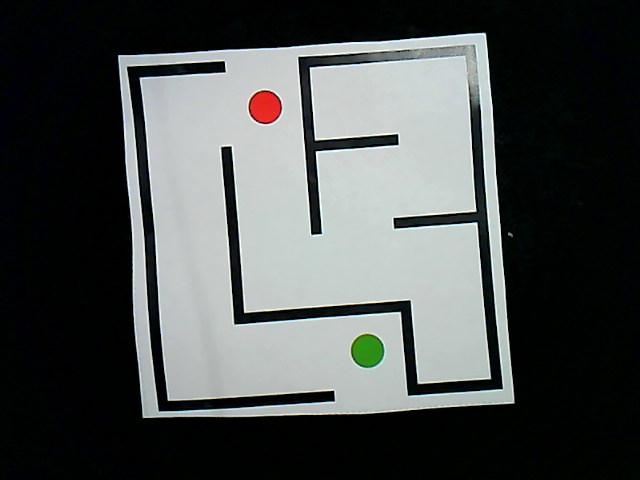
#> input picture Lab5/part_2_maze_solution/data/01_camera_capture.png, 640 x 480 px, found by its file name
$ python 05_unwrap_and_overlay_path.py
#> lines starting #> are read from the running program, lines starting #| are printed output that depends on the picture; after the words box and inside, x2 and y2 are one past the last pixel; in counts of white or black regions, pixels touching at a corner belong together
#!/usr/bin/env python3

import argparse
import json
import os
from typing import Tuple, List, Dict, Any
import numpy as np
import cv2


def order_corners(pts: np.ndarray) -> np.ndarray:
    """Ensure TL, TR, BR, BL order."""
    pts = pts.reshape(4, 2).astype(np.float32)
    s = pts.sum(axis=1)
    d = np.diff(pts, axis=1).reshape(-1)
    tl = pts[np.argmin(s)]
    br = pts[np.argmax(s)]
    tr = pts[np.argmin(d)]
    bl = pts[np.argmax(d)]
    return np.array([tl, tr, br, bl], dtype=np.float32)


def read_corners_json(path: str) -> Tuple[np.ndarray, str]:
    """
    Returns: (corners TL,TR,BR,BL as float32 4x2), original_image_path
    """
    with open(path, "r", encoding="utf-8") as f:
#> (reads Lab5/part_2_maze_solution/data/01_camera_capture_corners.json from the repository)
        data = json.load(f)

    if isinstance(data, dict):
        if "corners" in data:
            tl = data["corners"]["TL"]
            tr = data["corners"]["TR"]
            br = data["corners"]["BR"]
            bl = data["corners"]["BL"]
            corners = np.array([tl, tr, br, bl], dtype=np.float32)
        elif all(k in data for k in ("TL", "TR", "BR", "BL")):
            corners = np.array([data["TL"], data["TR"], data["BR"], data["BL"]], dtype=np.float32)
        else:
            raise ValueError("Corners JSON must contain 'corners':{TL,TR,BR,BL} or root-level TL/TR/BR/BL.")

        img_path = data.get("input", "")
        if not isinstance(img_path, str) or not img_path:
            raise ValueError("Corners JSON must include original image path in 'input'.")
    else:
        raise ValueError("Invalid corners JSON root object.")

    return order_corners(corners), img_path


def read_path_json(path: str) -> Dict[str, Any]:
    with open(path, "r", encoding="utf-8") as f:
        return json.load(f)


def collect_polyline_pixels(
    path_data: Dict[str, Any],
    mode: str = "auto"
) -> List[List[float]]:
    """
    Returns a polyline as [[x,y], ...] in WARPED coordinates.
    Priority:
      - if mode=='auto': use 'path_pixels' if present; otherwise build from 'path_cells' (center_px)
      - if mode=='pixels': use 'path_pixels'
      - if mode=='cells': build [start_circle_px] + each cell.center_px + [end_circle_px]
    Ensures start & end are included when available.
    """
    def has_pixels():
        return isinstance(path_data.get("path_pixels"), list) and len(path_data["path_pixels"]) > 0

    def has_cells():
        return isinstance(path_data.get("path_cells"), list) and len(path_data["path_cells"]) > 0

    if mode == "pixels" or (mode == "auto" and has_pixels()):
        # Already includes start/end (as produced by the solver script)
        return [[float(x), float(y)] for x, y in path_data["path_pixels"]]

    if mode == "cells" or (mode == "auto" and not has_pixels() and has_cells()):
        poly: List[List[float]] = []
        # Start dot if present
        if "start_circle_px" in path_data:
            sx, sy = path_data["start_circle_px"]
            poly.append([float(sx), float(sy)])
        # Cell centers in order
        for c in path_data["path_cells"]:
            cx, cy = c["center_px"]
            poly.append([float(cx), float(cy)])
        # End dot if present
        if "end_circle_px" in path_data:
            ex, ey = path_data["end_circle_px"]
            poly.append([float(ex), float(ey)])

        if not poly:
            raise ValueError("No points found in 'path_cells' and no start/end circle pixels provided.")
        return poly

    raise ValueError("Path JSON must contain either 'path_pixels' or 'path_cells'.")


def main():
    ap = argparse.ArgumentParser(description="Unwarp path points and overlay them on the original image.")
    ap.add_argument("--corners_json", default= "part_2_maze_solution/01_camera_capture_corners.json",help="Corners JSON used for warping.")
    ap.add_argument("--path_json", default= "part_2_maze_solution/04_solution_path_points.json", help="Path JSON produced by solver.")
    ap.add_argument("--warped-image", default= "part_2_maze_solution/02_maze_warp.png", help="Path to the warped image used when solving (to read W,H). If omitted, tries 'maze_warp.png'.")
    ap.add_argument("--from", dest="from_mode", default="auto", choices=["auto", "pixels", "cells"],
                    help="Whether to read 'path_pixels' or rebuild from 'path_cells'. Default: auto.")
    ap.add_argument("--out-image", default="part_2_maze_solution/05_original_with_path.png", help="Output overlay on the ORIGINAL image.")
    ap.add_argument("--out-json", default="part_2_maze_solution/05_solution_path_points_unwarped.json", help="Output JSON with unwarped points.")
    ap.add_argument("--line-width", type=int, default=5, help="Overlay path width.")
    args = ap.parse_args()

    # --- Load corners + original image path ---
    corners, orig_img_path = read_corners_json(args.corners_json)

    # Resolve original image path relative to the corners.json directory if needed
    if not os.path.isabs(orig_img_path):
        cj_dir = os.path.dirname(os.path.abspath(args.corners_json))
        orig_img_path = os.path.join(cj_dir, orig_img_path)

    orig_img = cv2.imread(orig_img_path, cv2.IMREAD_COLOR)
#> orig_img is the input picture: shape (480, 640, 3); mean B, G, R 78.5, 79.5, 75.3
    if orig_img is None:
        raise SystemExit(f"Could not read original image: {orig_img_path}")

    # --- Determine the warped image size (W,H) that was used for solving ---
    warped_image_path = args.warped_image or "maze_warp.png"
    warped_img = cv2.imread(warped_image_path, cv2.IMREAD_COLOR)
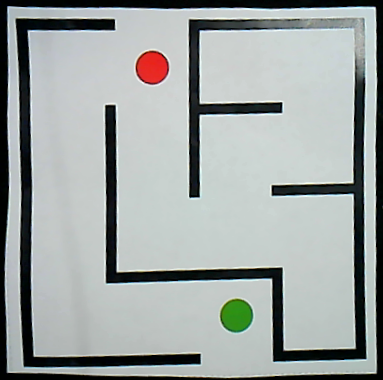
#> input picture Lab5/part_2_maze_solution/data/02_maze_warp.png, 383 x 380 px, found by its file name
#> warped_img is the input picture: shape (380, 383, 3); mean B, G, R 162.7, 164.3, 158
    if warped_img is None:
        raise SystemExit(
            f"Could not read warped image '{warped_image_path}'. "
            f"Pass --warped-image to point at the warped PNG used by the solver."
        )
    H, W = warped_img.shape[:2]
#> H = 380; W = 383

    # --- Build inverse perspective transform: rect(W,H) -> original quad(corners) ---
    src_rect = np.array([[0, 0], [W - 1, 0], [W - 1, H - 1], [0, H - 1]], dtype=np.float32)   # warped space
#> src_rect = [[0, 0], [382, 0], [382, 379], [0, 379]]
    dst_quad = corners.astype(np.float32)                                                     # original image space
    M_inv = cv2.getPerspectiveTransform(src_rect, dst_quad)  # maps warped -> original

    # --- Load path JSON and collect a warped-space polyline ---
    path_data = read_path_json(args.path_json)
#> (reads Lab5/part_2_maze_solution/data/04_solution_path_points.json from the repository)
    poly_warped = np.array(collect_polyline_pixels(path_data, mode=args.from_mode), dtype=np.float32).reshape(-1, 1, 2)

    # --- Transform to original-image coordinates ---
    poly_orig = cv2.perspectiveTransform(poly_warped, M_inv).reshape(-1, 2)

    # --- Draw the unwarped path on the original image ---
    img_overlay = orig_img.copy()
    # Convert to list of ints for drawing and for JSON
    poly_orig_int = [(int(round(x)), int(round(y))) for x, y in poly_orig]

    # Draw the polyline
    for i in range(len(poly_orig_int) - 1):
        cv2.line(img_overlay, poly_orig_int[i], poly_orig_int[i + 1], color=(0, 0, 255), thickness=args.line_width)  # red BGR
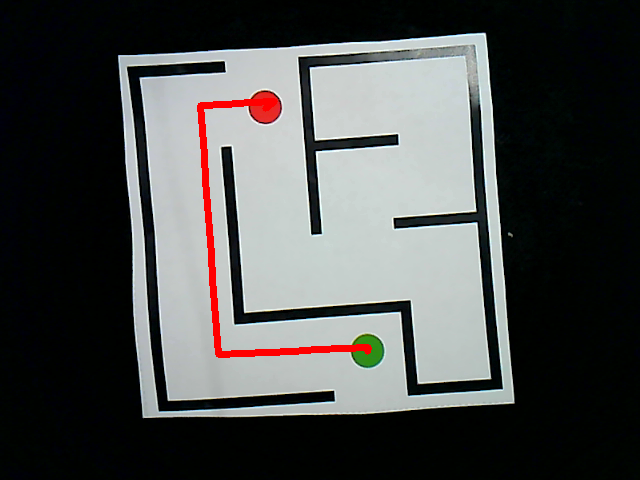
#> img_overlay: shape (480, 640, 3); 1.11% of pixels changed, all inside (x1, y1, x2, y2) = (197, 98, 372, 358)
    # Mark endpoints for clarity
    if len(poly_orig_int) >= 1:
        cv2.circle(img_overlay, poly_orig_int[0], max(6, args.line_width * 2), (0, 255, 0), thickness=3)  # start (green)
    if len(poly_orig_int) >= 2:
        cv2.circle(img_overlay, poly_orig_int[-1], max(6, args.line_width * 2), (0, 0, 255), thickness=3)  # end (red)
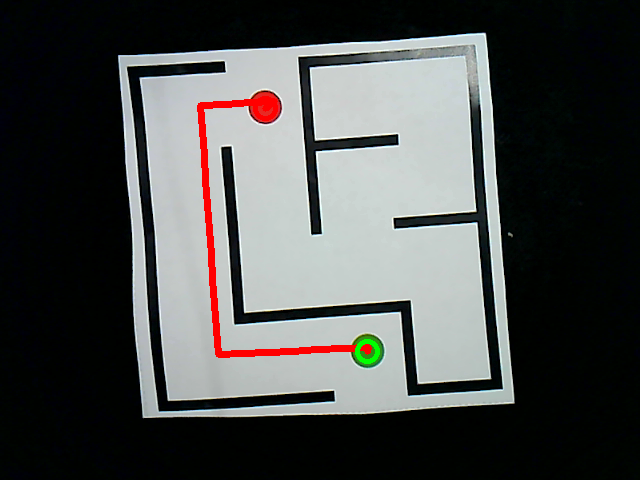
#> img_overlay: shape (480, 640, 3); mean B, G, R 76.5, 77.6, 76

    ok = cv2.imwrite(args.out_image, img_overlay)
    if not ok:
        print("Warning: failed to save overlay image.", flush=True)

    # --- Save unwarped points JSON ---
    out = {
        "source_corners_json": os.path.abspath(args.corners_json),
        "source_path_json": os.path.abspath(args.path_json),
        "original_image": os.path.abspath(orig_img_path),
        "warped_image": os.path.abspath(warped_image_path),
        "unwarped_path_pixels": [[int(x), int(y)] for (x, y) in poly_orig_int],
        "notes": "Polyline points are in ORIGINAL image pixel coordinates. Start and end included if present in input."
    }
    with open(args.out_json, "w", encoding="utf-8") as f:
        json.dump(out, f, indent=2)

    print("Done.")
    print(f" - Overlay image (original space): {args.out_image}")
    print(f" - Unwarped path JSON: {args.out_json}")


if __name__ == "__main__":
    main()
